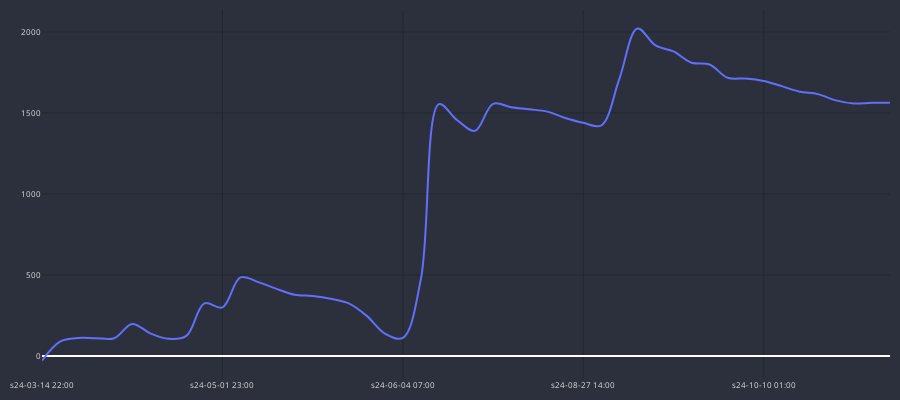
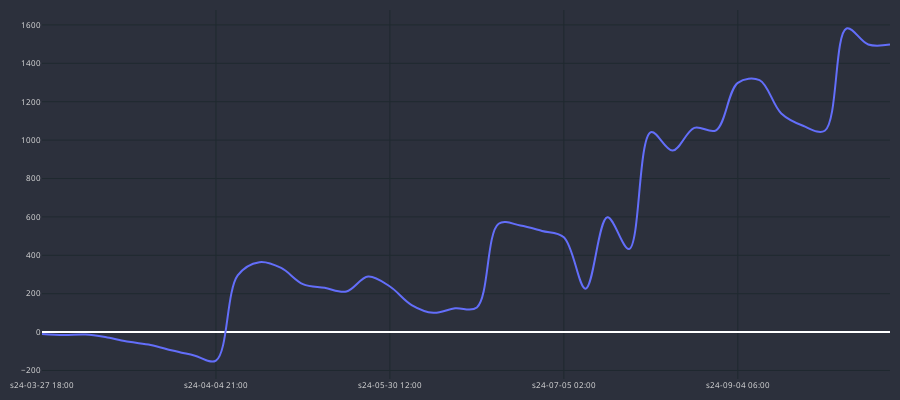
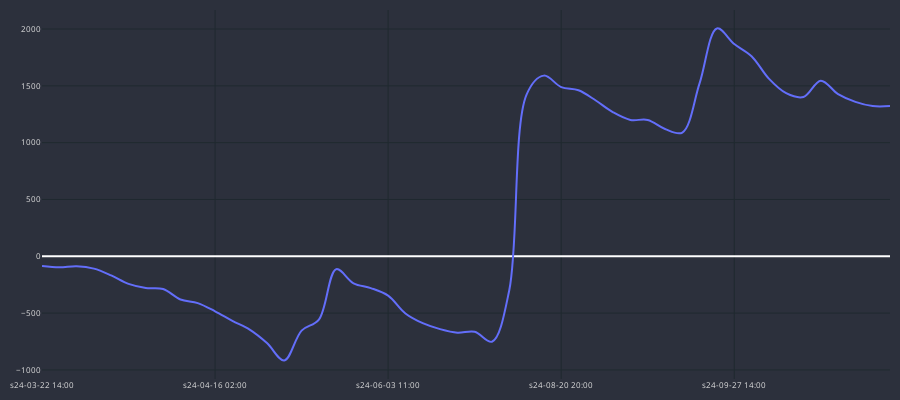
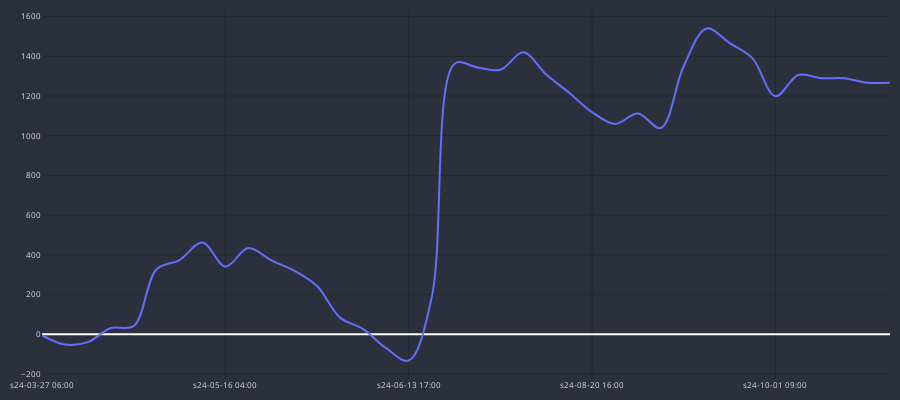

Source (notebook cell) for these figures, in order:
### Code cell
for curr in df_MA_10_MA_150[df_MA_10_MA_150.total_gain > 0].pair.unique():
    temp_gains = df_ma_trades_h1[(df_ma_trades_h1.cross==cross)&
                           (df_ma_trades_h1.pair==curr)].copy()
    print(curr, int(temp_gains.GAIN.sum()))
    cp = CandlePlot(temp_gains, candles=False)
    cp.show_plot(line_traces=['GAIN_C'])

### Figure 1 — Plotly figure (JSON) as saved in the notebook; plotly's stock layout.template omitted (floating-point values rounded to 4 significant figures)
{"data": [{"line": {"shape": "spline", "width": 2}, "name": "GAIN_C", "type": "scatter", "x": ["s24-03-14 22:00", "s24-03-15 14:00", "s24-03-27 04:00", "s24-04-01 07:00", "s24-04-01 09:00", "s24-04-02 22:00", "s24-04-10 19:00", "s24-04-11 18:00", "s24-04-12 08:00", "s24-04-22 02:00", "s24-05-01 23:00", "s24-05-06 21:00", "s24-05-22 20:00", "s24-05-23 12:00", "s24-05-23 20:00", "s24-05-24 20:00", "s24-05-27 03:00", "s24-05-27 07:00", "s24-05-30 04:00", "s24-05-31 10:00", "s24-06-04 07:00", "s24-06-11 00:00", "s24-07-11 15:00", "s24-08-07 13:00", "s24-08-07 20:00", "s24-08-08 12:00", "s24-08-21 20:00", "s24-08-22 14:00", "s24-08-22 18:00", "s24-08-27 07:00", "s24-08-27 14:00", "s24-08-28 08:00", "s24-09-03 13:00", "s24-09-16 23:00", "s24-09-27 19:00", "s24-09-30 14:00", "s24-10-01 21:00", "s24-10-02 03:00", "s24-10-08 02:00", "s24-10-09 18:00", "s24-10-10 01:00", "s24-10-10 02:00", "s24-10-10 11:00", "s24-10-11 10:00", "s24-10-15 13:00", "s24-10-17 16:00", "s24-10-20 23:00", "s24-10-21 19:00"], "y": [-28.0, 89.3, 111.6, 110.2, 110.0, 198.1, 140.0, 106.2, 124.1, 325, 299.8, 485.8, 455.8, 414.3, 378.5, 370.6, 353.6, 324.8, 247.8, 138.6, 111.9, 474.6, 1555.0, 1457.0, 1390.0, 1556.0, 1536.0, 1523.0, 1509.0, 1469.0, 1439.0, 1423.0, 1711.0, 2022.0, 1917.0, 1880.0, 1810.0, 1799.0, 1717.0, 1713.0, 1697.0, 1666.0, 1631.0, 1617.0, 1578.0, 1558.0, 1563.0, 1563.0]}], "layout": {"font": {"color": "#e1e1e1", "size": 8}, "height": 400, "margin": {"b": 10, "l": 10, "r": 10, "t": 10}, "paper_bgcolor": "#2c303c", "plot_bgcolor": "#2c303c", "width": 900, "xaxis": {"gridcolor": "#1f292f", "nticks": 5, "rangeslider": {"visible": false}}, "yaxis": {"gridcolor": "#1f292f"}}}

### Figure 2 — Plotly figure (JSON) as saved in the notebook; plotly's stock layout.template omitted (floating-point values rounded to 4 significant figures)
{"data": [{"line": {"shape": "spline", "width": 2}, "name": "GAIN_C", "type": "scatter", "x": ["s24-03-27 18:00", "s24-03-28 09:00", "s24-03-28 10:00", "s24-03-28 11:00", "s24-03-28 12:00", "s24-03-28 23:00", "s24-03-29 04:00", "s24-04-01 13:00", "s24-04-04 21:00", "s24-04-05 17:00", "s24-05-02 00:00", "s24-05-08 07:00", "s24-05-15 15:00", "s24-05-17 08:00", "s24-05-17 19:00", "s24-05-20 01:00", "s24-05-30 12:00", "s24-05-31 11:00", "s24-06-03 14:00", "s24-06-07 17:00", "s24-06-12 19:00", "s24-06-13 00:00", "s24-07-04 17:00", "s24-07-04 21:00", "s24-07-05 02:00", "s24-07-09 19:00", "s24-07-11 13:00", "s24-07-30 11:00", "s24-07-30 16:00", "s24-08-08 19:00", "s24-08-19 04:00", "s24-08-29 16:00", "s24-09-04 06:00", "s24-09-17 20:00", "s24-09-27 13:00", "s24-10-01 03:00", "s24-10-01 16:00", "s24-10-02 06:00", "s24-10-21 03:00", "s24-10-21 09:00"], "y": [-9.6, -15.4, -12.5, -27.8, -50.8, -66.8, -96.0, -121.8, -148.3, 295.0, 364.2, 334.0, 249.8, 230.5, 211.4, 289.5, 237.4, 140.8, 100.4, 123.8, 128.2, 564.3, 555.2, 526.9, 494.4, 226.2, 597.8, 432.4, 1041.0, 945.3, 1064.0, 1051.0, 1298.0, 1312.0, 1139.0, 1075.0, 1049.0, 1582.0, 1498.0, 1498.0]}], "layout": {"font": {"color": "#e1e1e1", "size": 8}, "height": 400, "margin": {"b": 10, "l": 10, "r": 10, "t": 10}, "paper_bgcolor": "#2c303c", "plot_bgcolor": "#2c303c", "width": 900, "xaxis": {"gridcolor": "#1f292f", "nticks": 5, "rangeslider": {"visible": false}}, "yaxis": {"gridcolor": "#1f292f"}}}

### Figure 3 — Plotly figure (JSON) as saved in the notebook; plotly's stock layout.template omitted (floating-point values rounded to 4 significant figures)
{"data": [{"line": {"shape": "spline", "width": 2}, "name": "GAIN_C", "type": "scatter", "x": ["s24-03-22 14:00", "s24-03-25 18:00", "s24-03-26 02:00", "s24-04-01 03:00", "s24-04-01 12:00", "s24-04-03 15:00", "s24-04-05 05:00", "s24-04-05 11:00", "s24-04-12 10:00", "s24-04-15 11:00", "s24-04-16 02:00", "s24-04-16 09:00", "s24-04-19 03:00", "s24-04-19 12:00", "s24-04-19 18:00", "s24-04-23 17:00", "s24-05-02 02:00", "s24-05-08 16:00", "s24-05-30 06:00", "s24-05-31 16:00", "s24-06-03 11:00", "s24-06-04 03:00", "s24-06-04 07:00", "s24-06-06 13:00", "s24-06-06 16:00", "s24-06-07 20:00", "s24-06-14 15:00", "s24-06-17 19:00", "s24-07-11 17:00", "s24-08-08 21:00", "s24-08-20 20:00", "s24-08-21 11:00", "s24-08-21 21:00", "s24-08-22 08:00", "s24-08-26 00:00", "s24-08-26 20:00", "s24-08-30 01:00", "s24-08-30 10:00", "s24-09-03 15:00", "s24-09-17 13:00", "s24-09-27 14:00", "s24-10-01 03:00", "s24-10-01 12:00", "s24-10-02 15:00", "s24-10-04 08:00", "s24-10-04 10:00", "s24-10-16 09:00", "s24-10-17 17:00", "s24-10-21 05:00", "s24-10-21 11:00"], "y": [-84.5, -97.4, -88.6, -108.6, -168.2, -243.1, -278.6, -287.6, -380.2, -411.8, -483.9, -568.7, -645.2, -763.6, -917.4, -653.9, -557.2, -113.3, -237.6, -279.7, -346.2, -503.2, -588.7, -640.8, -671.9, -663.4, -751.6, -299.0, 1423.0, 1590.0, 1489.0, 1461.0, 1371.0, 1267.0, 1200.0, 1200.0, 1120.0, 1089.0, 1523.0, 2005.0, 1868.0, 1761.0, 1563.0, 1435.0, 1402.0, 1546.0, 1427.0, 1359.0, 1322.0, 1322.0]}], "layout": {"font": {"color": "#e1e1e1", "size": 8}, "height": 400, "margin": {"b": 10, "l": 10, "r": 10, "t": 10}, "paper_bgcolor": "#2c303c", "plot_bgcolor": "#2c303c", "width": 900, "xaxis": {"gridcolor": "#1f292f", "nticks": 5, "rangeslider": {"visible": false}}, "yaxis": {"gridcolor": "#1f292f"}}}

### Figure 4 — Plotly figure (JSON) as saved in the notebook; plotly's stock layout.template omitted (floating-point values rounded to 4 significant figures)
{"data": [{"line": {"shape": "spline", "width": 2}, "name": "GAIN_C", "type": "scatter", "x": ["s24-03-27 06:00", "s24-03-27 08:00", "s24-03-27 09:00", "s24-04-03 12:00", "s24-04-10 21:00", "s24-04-16 15:00", "s24-05-02 00:00", "s24-05-08 02:00", "s24-05-16 04:00", "s24-05-16 13:00", "s24-05-30 04:00", "s24-05-31 13:00", "s24-06-03 14:00", "s24-06-04 02:00", "s24-06-04 08:00", "s24-06-12 23:00", "s24-06-13 17:00", "s24-06-17 16:00", "s24-07-11 15:00", "s24-08-07 17:00", "s24-08-07 19:00", "s24-08-08 15:00", "s24-08-19 09:00", "s24-08-19 19:00", "s24-08-20 16:00", "s24-08-22 16:00", "s24-08-23 02:00", "s24-08-30 18:00", "s24-09-03 14:00", "s24-09-17 15:00", "s24-09-27 13:00", "s24-10-01 07:00", "s24-10-01 09:00", "s24-10-02 15:00", "s24-10-10 21:00", "s24-10-11 05:00", "s24-10-15 10:00", "s24-10-21 16:00"], "y": [-4.5, -51.3, -39.3, 31.9, 41.8, 327.5, 374.3, 462.9, 341.5, 434.3, 372.9, 320.9, 243.1, 84.3, 27.7, -68.3, -131.9, 184.0, 1363.0, 1344.0, 1332.0, 1420.0, 1309.0, 1216.0, 1119.0, 1059.0, 1111.0, 1039.0, 1351.0, 1540.0, 1467.0, 1389.0, 1199.0, 1306.0, 1290.0, 1289.0, 1267.0, 1267.0]}], "layout": {"font": {"color": "#e1e1e1", "size": 8}, "height": 400, "margin": {"b": 10, "l": 10, "r": 10, "t": 10}, "paper_bgcolor": "#2c303c", "plot_bgcolor": "#2c303c", "width": 900, "xaxis": {"gridcolor": "#1f292f", "nticks": 5, "rangeslider": {"visible": false}}, "yaxis": {"gridcolor": "#1f292f"}}}
